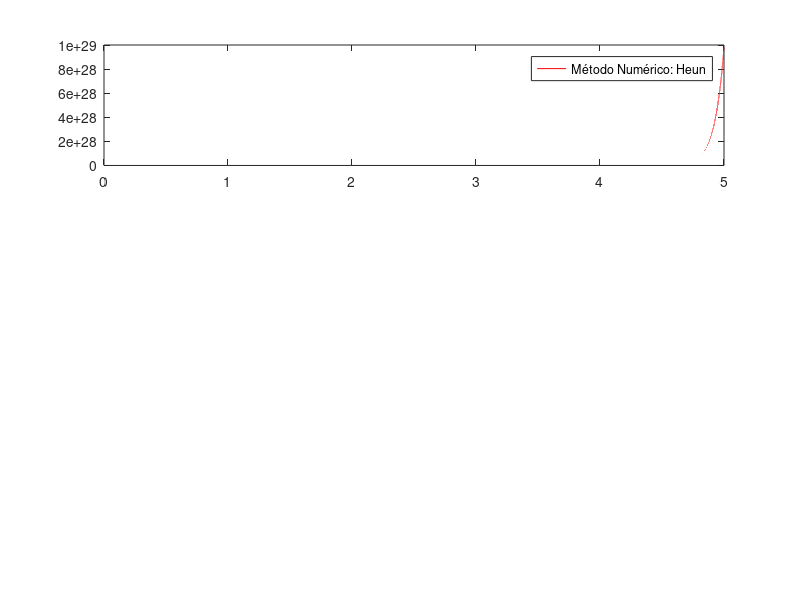

MATLAB code to generate this figure: (Note: this script raises an error after producing the figure.)
% Modelo de Circuito LRC de ordem 2
% Alexandre Galdino da Nóbrega
% Métodos Numéricos: Heun e RK-4 
  clc; clear;

% COEFICIENTES
R = 12;  
L = 0.25;  
C = 0.1; 
Valimentacao = 12; %  volts

% EDO da Tensão. 
EDO = @(t, fluxo_i, tx_fluxo_i, tx2_fluxo_i) ...
      ( ( ( 1 / C) + tx2_fluxo_i ) + (L * tx_fluxo_i) + (R * fluxo_i))  ;% * sin(1000*t);

% EIXO DO TEMPO
h = 10^-5; % passo
a = 0; % valor inicial do intervalo
b = 5; % valor final do intervalo 
n = (b - a) / h; % quantidade de iterações

% VALORES INICIAIS
t(1) = a; fluxo_i(1) = Valimentacao / R; %5 * cos(60*pi*t0); 
tx_fluxo_i(1) = 0; %  taxa da corrente do condutor
tx2_fluxo_i(1) = 0;  % é a taxa de segunda ordem da corrente do condutor

% MÉTODO DE HEUN
k1 = 0; k2 = 0; 
fprintf("Heun metodo:\n");
for j=1:n
   t(j+1) = t(j) + h;
   k1 = EDO( t(j) , fluxo_i(j), tx_fluxo_i(j), tx2_fluxo_i(j) );
   k2 = EDO( (t(j) + h / 2), fluxo_i(j) + h * (k1 / 2) , ... 
       tx2_fluxo_i(j) + h * (k1 / 2) , tx2_fluxo_i(j) + h * ( k1 / 2 ) );
 
   fluxo_i(j+1)    = fluxo_i(j) + ( h / 2 ) * (k1 + k2);
   tx_fluxo_i(j+1) = tx_fluxo_i(j) + (h / 2) * (k1 + k2);
   tx2_fluxo_i(j+1)= tx2_fluxo_i(j) + (h / 2) * (k1 + k2);
   fprintf("%.5f \t %.5f\t\n", t(j), fluxo_i(j));
end

figure(1);
subplot(311);
plot(t, fluxo_i, '-r');
legend('Método Numérico: Heun');
subtitle('Corrente Elétrica x tempo [A x s] ');
grid on;

%MÉTODO DE RK-4
k1 = 0; k2 = 0; k3 = 0; k4 = 0;
t(1)=0;
tx_fluxo_i(1) = 0; tx2_fluxo_i(1) = 0;
fprintf("RK-4 t(j)  ic(j)\n");
for j=1:n
    t(j+1) = t(j) + h;
    k1 = h * EDO( t(j), fluxo_i(j), tx_fluxo_i(j), tx2_fluxo_i(j) );
    k2 = h * EDO( t(j) + (h / 2), (fluxo_i(j) + (k1 / 2) ), ...
         tx_fluxo_i(j) + (k1 / 2), tx2_fluxo_i(j) + (k1 / 2) );
    k3 = h * EDO( t(j) + (h / 2), fluxo_i(j) + ( k2 / 2), ...
         tx_fluxo_i(j) + (k2 /2), tx2_fluxo_i(j) + (k2 / 2) );
    k4 = h * EDO( t(j+1), fluxo_i(j) + k3, ...
         tx_fluxo_i(j) + k3, tx2_fluxo_i(j) + k3 );
    
    fluxo_i(j+1)   = fluxo_i(j) + (k1 + 2 * k2 + 2 * k3 + k4 ) / 6;
    tx_fluxo_i(j+1)= tx_fluxo_i(j) + (k1 + 2 * k2 + 2 * k3 + k4) / 6;
    tx2_fluxo_i(j+1)=tx2_fluxo_i(j)+ (k1 + 2 * k2 + 2 * k3 + k4) / 6;
    fprintf("%.5f\t %.5f\t\n", t(j), fluxo_i(j));
end;
 
 subplot(312);
 plot(t, fluxo_i, '-b');
 legend('Método: RK-4');
 subtitle('Corrente Elétrica x tempo [A x s] ');
 grid on;
